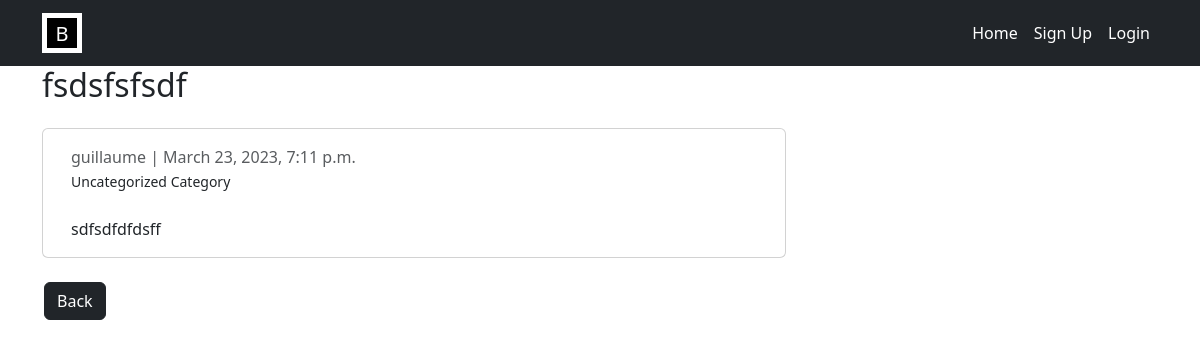
/post/dsfsdfsfsd/, run on the app's committed database.
### myblog/models.py (models this page shows, shortened)
class Post(models.Model):
    title = models.CharField(max_length=200, unique=True)
    author = models.ForeignKey(User, on_delete= models.CASCADE,related_name='posts')
    updated_on = models.DateTimeField(auto_now= True)
    content = models.TextField()
    created_on = models.DateTimeField(auto_now_add=True)
    slug = models.CharField(max_length=200, unique=True, null=False)
    category = models.ForeignKey(Category, on_delete=models.PROTECT, null=True)
    class Meta:
        ordering = ['-created_on']

class Category(models.Model):
    name = models.CharField(max_length=100, default='uncategorized')
    def __str__(self):
        return self.name

### myblog/views.py (the view)
# urls.py: path('post/<slug:slug>/', views.PostDetail.as_view(), name='post_detail'),
class PostDetail(generic.DetailView):
    model = Post
    template_name = 'post_detail.html'

### myblog/templates/post_detail.html (shortened to what this page needs)
{% extends 'base.html' %}
{% load widget_tweaks %}
{% block content %}
<h2>{{ object.title }}</h2>
  <div class="container">
    <div class="row">
      <div class="col-md-8 card mb-4  mt-3 left top">
        <div class="card-body">
          <p class=" text-muted mb-0">{{ post.author }} | {{ post.created_on }}</p>
          <small>{{ post.category }} Category</small>
          <p class="card-text mt-4">{{ post.content | safe }}</p>
        </div>
      </div>
    </div>
    <a href="{% url 'home' %}" class="btn btn-dark" style="margin-left: -10px;">Back</a>
  </div>
{% endblock %}

### data on the page
Post: title "fsdsfsfsdf", author "guillaume", created_on "March 23, 2023, 7:11 p.m.", category "Uncategorized", content "sdfsdfdfdsff"
